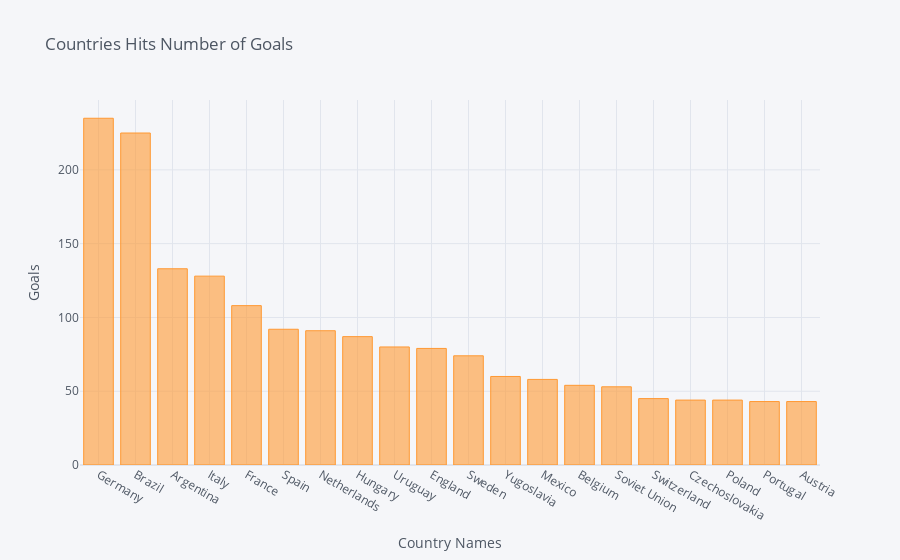

Notebook code cell kept with this figure:
### Code cell
goals[:20].iplot(kind='bar', xTitle = 'Country Names', yTitle = 'Goals', title = 'Countries Hits Number of Goals')

### Figure 1 — Plotly figure (JSON) as saved in the notebook; plotly's stock layout.template omitted (floating-point values rounded to 4 significant figures)
{"data": [{"marker": {"color": "rgba(255, 153, 51, 0.6)", "line": {"color": "rgba(255, 153, 51, 1.0)", "width": 1}}, "name": "Goals", "orientation": "v", "text": "", "type": "bar", "x": ["Germany", "Brazil", "Argentina", "Italy", "France", "Spain", "Netherlands", "Hungary", "Uruguay", "England", "Sweden", "Yugoslavia", "Mexico", "Belgium", "Soviet Union", "Switzerland", "Czechoslovakia", "Poland", "Portugal", "Austria"], "y": [235, 225, 133, 128, 108, 92, 91, 87, 80, 79, 74, 60, 58, 54, 53, 45, 44, 44, 43, 43]}], "layout": {"autosize": true, "legend": {"bgcolor": "#F5F6F9", "font": {"color": "#4D5663"}}, "paper_bgcolor": "#F5F6F9", "plot_bgcolor": "#F5F6F9", "title": {"font": {"color": "#4D5663"}, "text": "Countries Hits Number of Goals"}, "xaxis": {"autorange": true, "gridcolor": "#E1E5ED", "range": [-0.5, 19.5], "showgrid": true, "tickfont": {"color": "#4D5663"}, "title": {"font": {"color": "#4D5663"}, "text": "Country Names"}, "type": "category", "zerolinecolor": "#E1E5ED"}, "yaxis": {"autorange": true, "gridcolor": "#E1E5ED", "range": [0, 247.4], "showgrid": true, "tickfont": {"color": "#4D5663"}, "title": {"font": {"color": "#4D5663"}, "text": "Goals"}, "type": "linear", "zerolinecolor": "#E1E5ED"}}}
